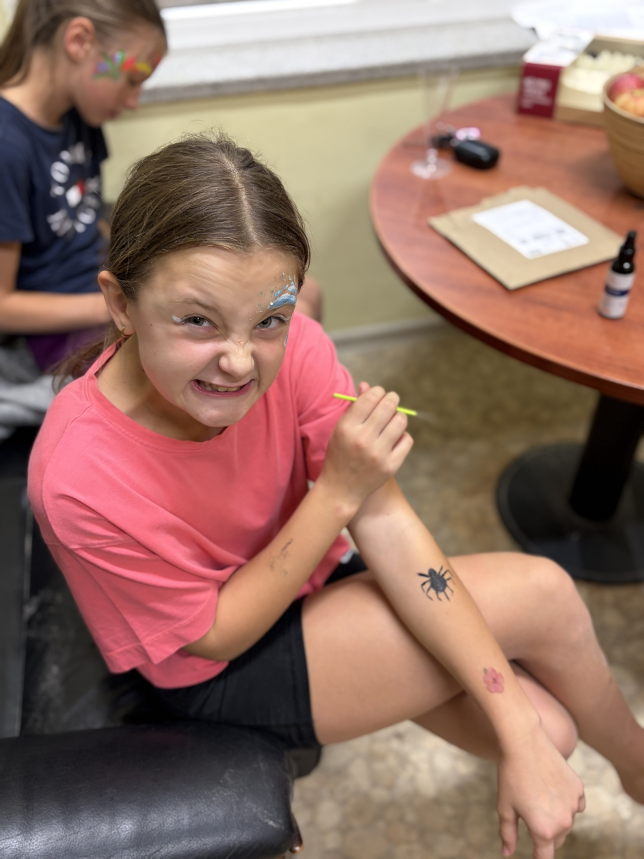
#> input picture photo-originals/gallery/gallery-01.jpg, 1932 x 2576 px (shown at 1/3 size); its folder holds only this picture in this run
$ python optimize-gallery.py
#> lines starting #> are read from the running program, lines starting #| are printed output that depends on the picture
#!/usr/bin/env python3
"""Build the optimized WebP gallery files.

Masters live in photo-originals/gallery/ (not published). For every master this writes
  public/photos/gallery/<name>.webp       large  (long edge <= 1600 px, never upscaled)
  public/photos/gallery/<name>-720.webp   small  (width 720 px, only when the master is wider)
Aspect ratio is kept exactly (resize only, no crop). An embedded ICC profile (the event
photos are Display P3) is carried over so colours render as in the original JPG.
Keep the width rules in sync with galleryVariants() in src/config.ts.

Usage: python3 tools/optimize-gallery.py
"""
import glob, os
from PIL import Image

SRC = os.path.join('photo-originals', 'gallery')
OUT = os.path.join('public', 'photos', 'gallery')
QUALITY = 85
LONG_EDGE = 1600
SMALL_W = 720


def resize(im, w):
    h = int(im.height * w / im.width + 0.5)
    return im.resize((w, h), Image.LANCZOS)


def save(im, path, icc):
    kw = dict(quality=QUALITY, method=6)
    if icc:
        kw['icc_profile'] = icc
    im.save(path, 'WEBP', **kw)


total = 0
for f in sorted(glob.glob(os.path.join(SRC, '*.jpg'))):
    name = os.path.splitext(os.path.basename(f))[0]
    im = Image.open(f)
#> im is the input picture: PIL image 1932x2576 RGB; mean R, G, B 146.7, 112.8, 100.8
    icc = im.info.get('icc_profile')
    im = im.convert('RGB')
    scale = min(1, LONG_EDGE / max(im.size))
#> scale = 0.621
    large_w = int(im.width * scale + 0.5)
#> large_w = 1200
    large = im if large_w == im.width else resize(im, large_w)
    save(large, os.path.join(OUT, name + '.webp'), icc)
    out = [(name + '.webp', large.size)]
#> out = [('gallery-01.webp', (1200, 1600))]
    if im.width > SMALL_W:
        small = resize(im, SMALL_W)
#> call 2 of resize, with w = 720
#> in resize (call 2), `return im.resize((w, h), Image.LANCZOS)`:
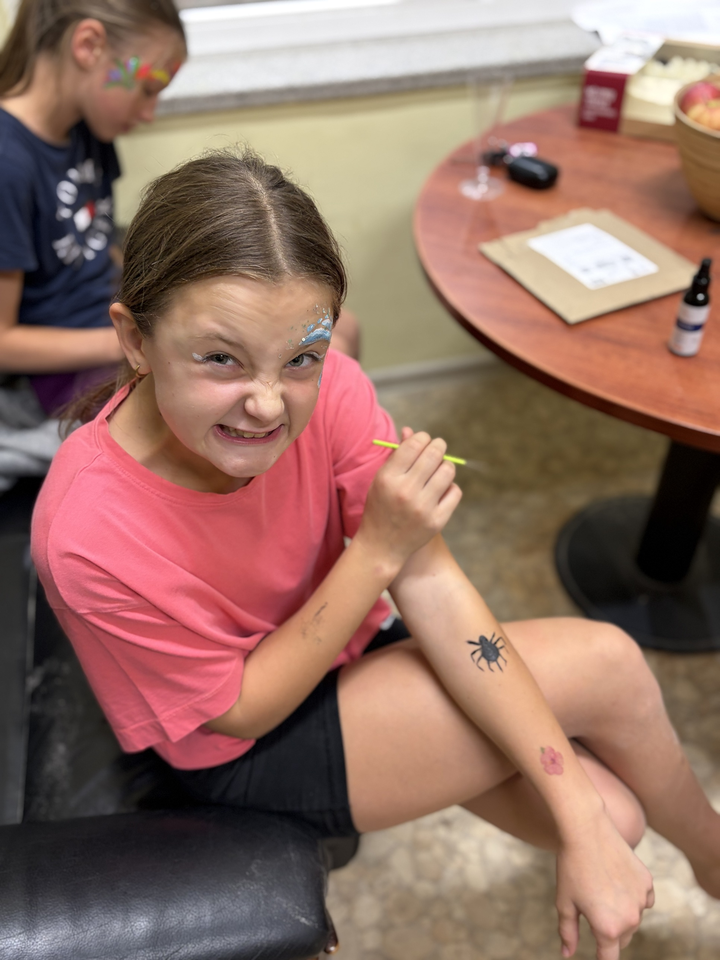
#> returned value: PIL image 720x960 RGB; mean R, G, B 146.7, 112.8, 100.8
        save(small, os.path.join(OUT, f'{name}-{SMALL_W}.webp'), icc)
        out.append((f'{name}-{SMALL_W}.webp', small.size))
    for n, s in out:
        sz = os.path.getsize(os.path.join(OUT, n)); total += sz
        print(f'{n:28s} {s[0]}x{s[1]}  {sz // 1024} KB')
#> after the loop, total = 146286
print('total', round(total / 1024), 'KB')
#| total 143 KB

$ run again, on photo-originals/gallery/gallery-05.jpg
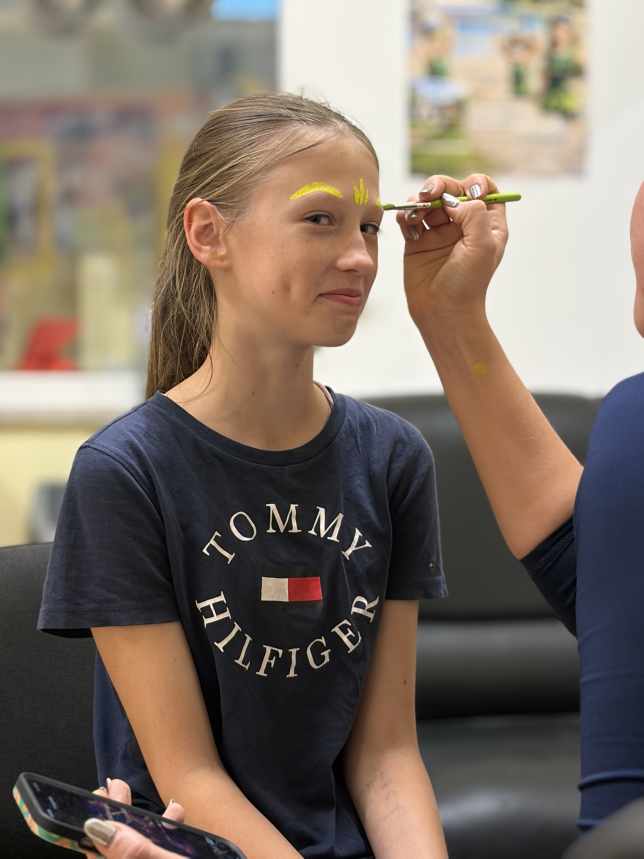
#> input picture photo-originals/gallery/gallery-05.jpg, 1932 x 2576 px (shown at 1/3 size)
#> im is the input picture: PIL image 1932x2576 RGB; mean R, G, B 125.3, 112.8, 102.2
#> in resize (call 2), `return im.resize((w, h), Image.LANCZOS)`:
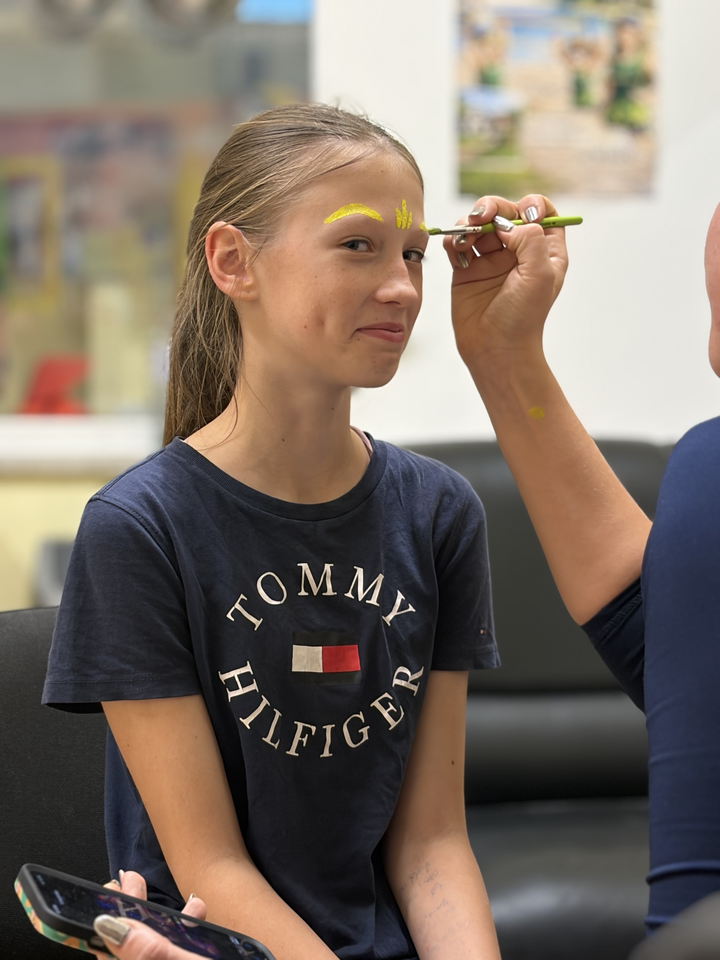
#> returned value: PIL image 720x960 RGB; mean R, G, B 125.3, 112.8, 102.2
#| total 145 KB

$ run again, on photo-originals/gallery/gallery-06.jpg
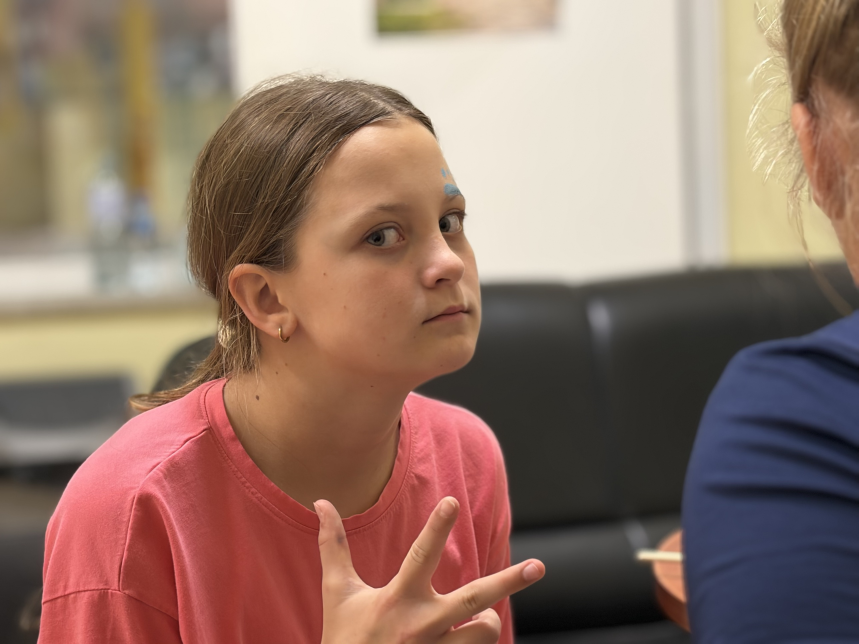
#> input picture photo-originals/gallery/gallery-06.jpg, 2576 x 1932 px (shown at 1/3 size)
#> im is the input picture: PIL image 2576x1932 RGB; mean R, G, B 145.4, 118.1, 105.1
#> in resize (call 2), `return im.resize((w, h), Image.LANCZOS)`:
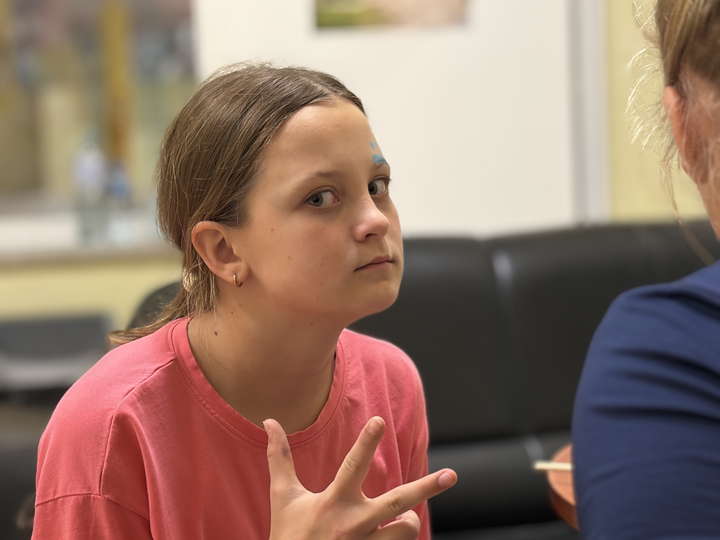
#> returned value: PIL image 720x540 RGB; mean R, G, B 145.4, 118.1, 105.1
#| total 102 KB

$ run again, on photo-originals/gallery/gallery-07.jpg
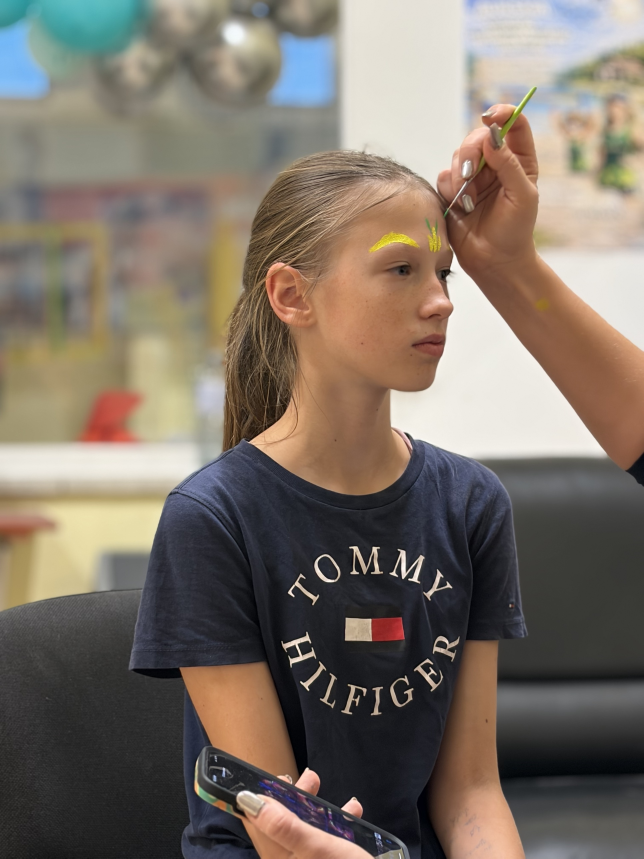
#> input picture photo-originals/gallery/gallery-07.jpg, 1932 x 2576 px (shown at 1/3 size)
#> im is the input picture: PIL image 1932x2576 RGB; mean R, G, B 124.5, 114, 103.4
#> in resize (call 2), `return im.resize((w, h), Image.LANCZOS)`:
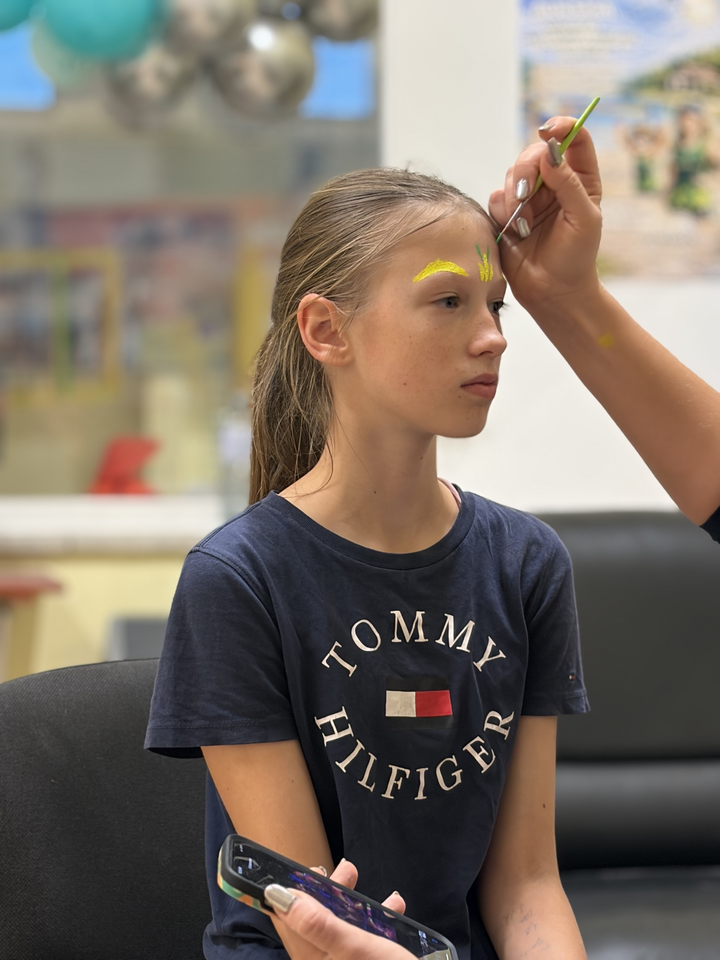
#> returned value: PIL image 720x960 RGB; mean R, G, B 124.5, 114, 103.4
#| total 148 KB

$ run again, on photo-originals/gallery/gallery-02.jpg
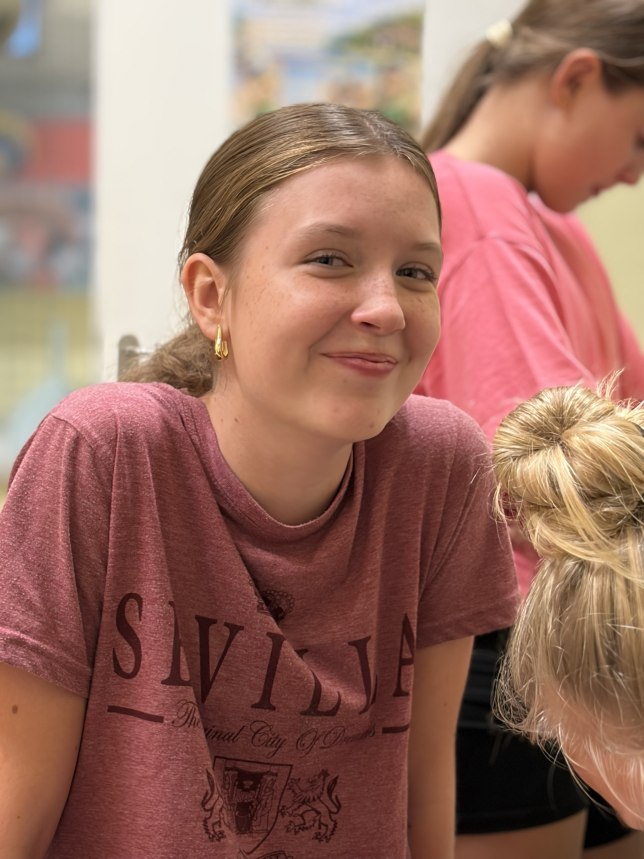
#> input picture photo-originals/gallery/gallery-02.jpg, 1932 x 2576 px (shown at 1/3 size)
#> im is the input picture: PIL image 1932x2576 RGB; mean R, G, B 154.4, 111.1, 98.3
#> in resize (call 2), `return im.resize((w, h), Image.LANCZOS)`:
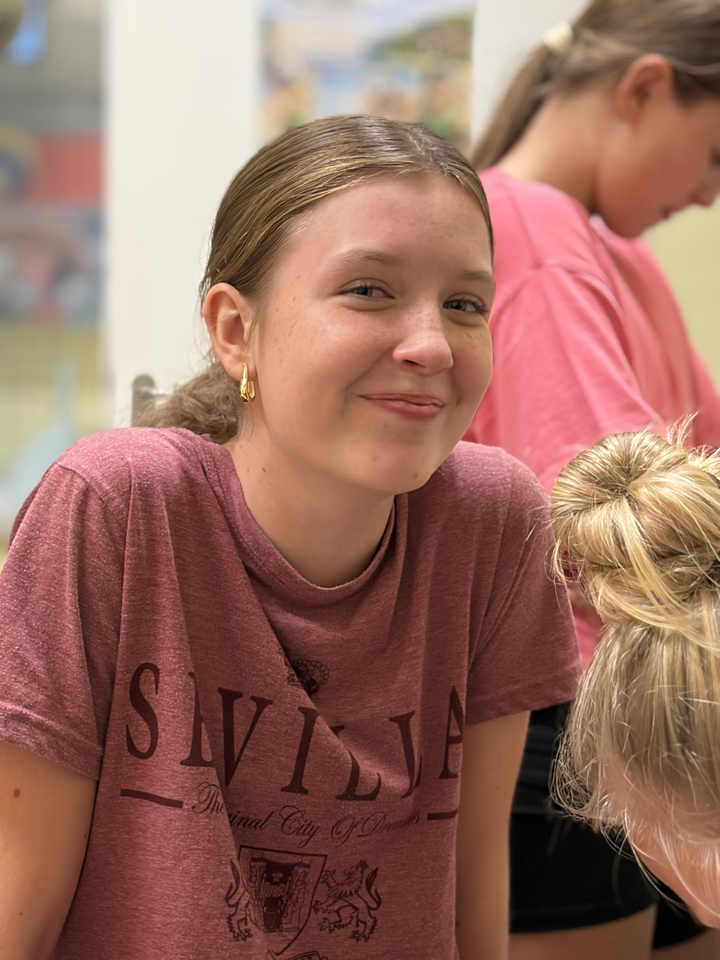
#> returned value: PIL image 720x960 RGB; mean R, G, B 154.4, 111.1, 98.3
#| total 222 KB
